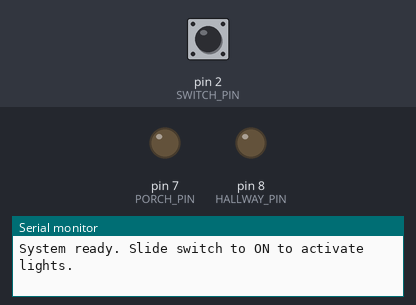
The sketch below on a simulated Arduino Uno, built with avr-gcc and run on an emulated ATmega328P. On the bench: output pins drawn as LEDs (lit = HIGH), the last lines printed to the serial monitor. Inputs (shaded band) come from the test bench; at power-on: pin 2 (SWITCH_PIN) HIGH.

Above: at 1.2 s.
1.3 s: pin 2 (SWITCH_PIN) pulled LOW for 0.15 s
At 1.9 s:
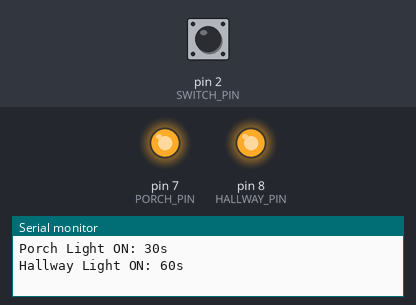
At 31.9 s:
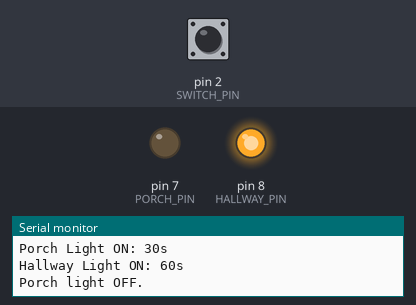
Timing chart, 0 to 32.7 s (numbered marks = the images above; inputs shaded):
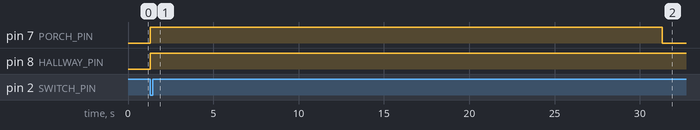

Measured:
- after the input at 1.3 s, pin 7 (PORCH_PIN): LOW → HIGH at once, → LOW 30.0 s later; pin 8 (HALLWAY_PIN): LOW → HIGH at once

The sketch:

Task1.1Lights_ON.ino
```cpp
// SIT210 - Embedded Systems Development
// Task 1.1P - Switching ON Lights

// Pin Definitions ─
const int SWITCH_PIN  = 2;   // Slide switch centre pin
const int PORCH_PIN   = 7;   // Porch light LED output pin
const int HALLWAY_PIN = 8;   // Hallway light LED output pin

// Timing Constants ─
const unsigned long PORCH_DURATION   = 30000; // 30 seconds in ms
const unsigned long HALLWAY_DURATION = 60000; // 60 seconds in ms

//State Variables ─
unsigned long porchStartTime   = 0;
unsigned long hallwayStartTime = 0;
bool porchActive    = false;
bool hallwayActive  = false;
bool lastSwitchState = false;  // tracks previous switch state

// setup()
// initial setup run on power up, configures pins
void setup() {
  Serial.begin(9600);
  pinMode(SWITCH_PIN,  INPUT_PULLUP);
  pinMode(PORCH_PIN,   OUTPUT);
  pinMode(HALLWAY_PIN, OUTPUT);
  turnOffAllLights();
  Serial.println("System ready. Slide switch to ON to activate lights.");
}

// loop() -
// Main program loop; detects switch flick and manages timers
void loop() {
  bool currentSwitchState = isSwitchOn();

  // Only trigger on the transition from OFF to ON
  if (currentSwitchState && !lastSwitchState) {
    activateLights();
  }

  lastSwitchState = currentSwitchState;
  manageLightTimers();
}

// isSwitchOn()
// Returns true when the slide switch is in the ON position
bool isSwitchOn() {
  return (digitalRead(SWITCH_PIN) == LOW);
}

// activateLights()
// Turns ON both LEDs and records the start time for each timer
void activateLights() {
  porchActive      = true;
  hallwayActive    = true;
  porchStartTime   = millis();
  hallwayStartTime = millis();
  digitalWrite(PORCH_PIN,   HIGH);
  digitalWrite(HALLWAY_PIN, HIGH);
  Serial.println("Porch Light ON: 30s");
  Serial.println("Hallway Light ON: 60s");
}

// manageLightTimers()
// Checks time elapsed and calls functions to turn each light OFF after its defined duration
void manageLightTimers() {
  if (porchActive && (millis() - porchStartTime >= PORCH_DURATION)) {
    turnOffPorchLight();
  }
  if (hallwayActive && (millis() - hallwayStartTime >= HALLWAY_DURATION)) {
    turnOffHallwayLight();
  }
}

// turnOffPorchLight()
// Turns OFF the porch LED and clears its active flag.
void turnOffPorchLight() {
  porchActive = false;
  digitalWrite(PORCH_PIN, LOW);
  Serial.println("Porch light OFF.");
}

// turnOffHallwayLight()
// Turns OFF the hallway LED and clears its active flag.
void turnOffHallwayLight() {
  hallwayActive = false;
  digitalWrite(HALLWAY_PIN, LOW);
  Serial.println("Hallway light OFF.");
}


// turnOffAllLights()
// intalise both LEDs to ensure they start OFF
void turnOffAllLights() {
  digitalWrite(PORCH_PIN,   LOW);
  digitalWrite(HALLWAY_PIN, LOW);
  porchActive   = false;
  hallwayActive = false;
}
```
